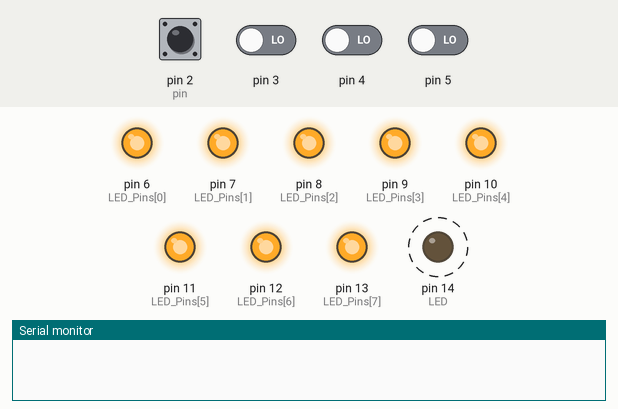
Simulated run of this sketch. Board: Arduino Uno, built with avr-gcc and run on an emulated ATmega328P. On the bench: output pins drawn as LEDs (lit = HIGH), the last lines printed to the serial monitor. Dashed ring = blinking. The inputs (shaded band) are chosen by the test bench; at power-on: pin 2 (pin) HIGH, pin 3–5 LOW.

Above: at 1.2 s.
1.3 s: pin 2 (pin) pulled LOW for 0.15 s
At 2.6 s:
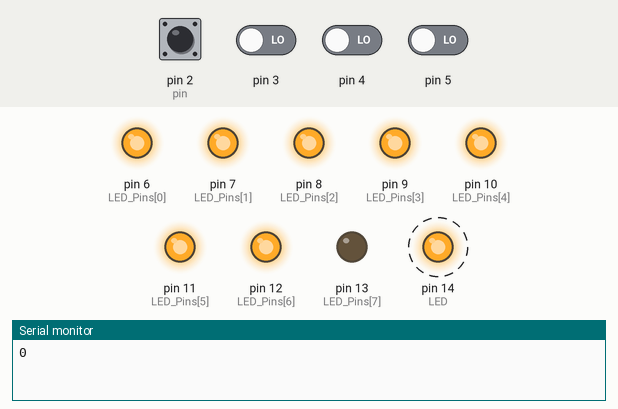
4.4 s: pin 2 (pin) driven LOW and pin 3 driven HIGH
At 6.8 s:
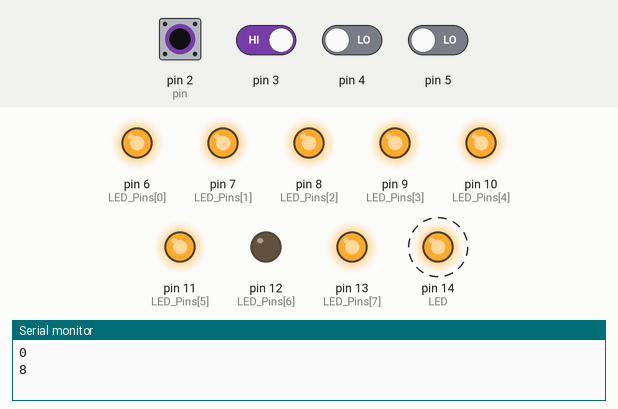
Timing chart, 0 to 13.4 s (numbered marks = the images above; inputs shaded):
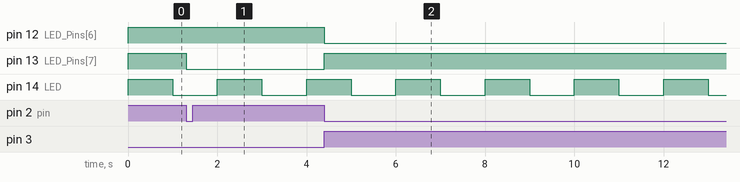

Measured:
- after the input at 1.3 s, pin 13 (LED_Pins[7]): HIGH → LOW at once
- after the input at 4.4 s, pin 12 (LED_Pins[6]): HIGH → LOW at once; pin 13 (LED_Pins[7]): LOW → HIGH at once
- by itself, pin 14 (LED): alternates HIGH for 1.0 s and LOW for 1.0 s

The sketch:

74HC148.ino
```cpp
//-----------------------------------------------------------------
//  名称: 74HC148扩展中断
//-----------------------------------------------------------------
//  说明: 通过74LS148扩展外部中断,对于外部的8个控制开关,任意一个
//      合上都将在pin引脚输出低电平,触发外部中断,优先级最高的是
//      输入引脚7,最低的是输入引脚0.中断触发后,中断例程通过读取
//      3,4,5的输出值,判断是哪一路开关触发了中断.
//
//-----------------------------------------------------------------
//相关引脚定义
#define pin (2) //INT0中断输入
#define LED   (14)//AD0引脚

const uint8_t LED_Pins[] = {6, 7, 8, 9, 10, 11, 12, 13}; //8只LED引脚
uint8_t LED_Status = HIGH;
volatile uint8_t IO_Status;
//-----------------------------------------------------------------
// 初始配置
//-----------------------------------------------------------------
void setup() {
   Serial.begin(9600);
  pinMode(pin, INPUT_PULLUP);
  pinMode(LED, OUTPUT);
for(unsigned char i =0;i< 8;i++){
pinMode(LED_Pins[i],OUTPUT);
digitalWrite(LED_Pins[i],HIGH);
//pinMode(3, INPUT_PULLUP);
//pinMode(4, INPUT_PULLUP);
//pinMode(5, INPUT_PULLUP);
DDRD &= 0xC7;//将3,4,5端口设置为输入模式，同上
}
/*中断mode：
LOW 当引脚为低电平时，触发中断
CHANGE 当引脚电平发生改变时，触发中断
RISING 当引脚由低电平变为高电平时，触发中断
FALLING 当引脚由高电平变为低电平时，触发中断.
*/
attachInterrupt(digitalPinToInterrupt(pin),ISR_LEDControl, FALLING);


}
//-----------------------------------------------------------------
// 主循环
//-----------------------------------------------------------------
void loop() {
digitalWrite(LED,!digitalRead(LED));
delay(1000);
}
//-----------------------------------------------------------------
// INT0中断程序(当有按键按下时,GS为零,触发INT0中断)
// 中断控制点亮按键对应的LED
//-----------------------------------------------------------------
void ISR_LEDControl() {
 for(unsigned char i =0;i< 8;i++) digitalWrite(LED_Pins[i],HIGH);
 IO_Status = PIND & 0x38  ;
 Serial.println(IO_Status,HEX);
 switch(IO_Status){
  case 0x38: digitalWrite(LED_Pins[0],LOW);break;
  case 0x30: digitalWrite(LED_Pins[1],LOW);break;
  case 0x28: digitalWrite(LED_Pins[2],LOW);break;
  case 0x20: digitalWrite(LED_Pins[3],LOW);break;
  case 0x18: digitalWrite(LED_Pins[4],LOW);break;
  case 0x10: digitalWrite(LED_Pins[5],LOW);break;
  case 0x08: digitalWrite(LED_Pins[6],LOW);break;
  case 0x00: digitalWrite(LED_Pins[7],LOW);break;
 }
}
```
